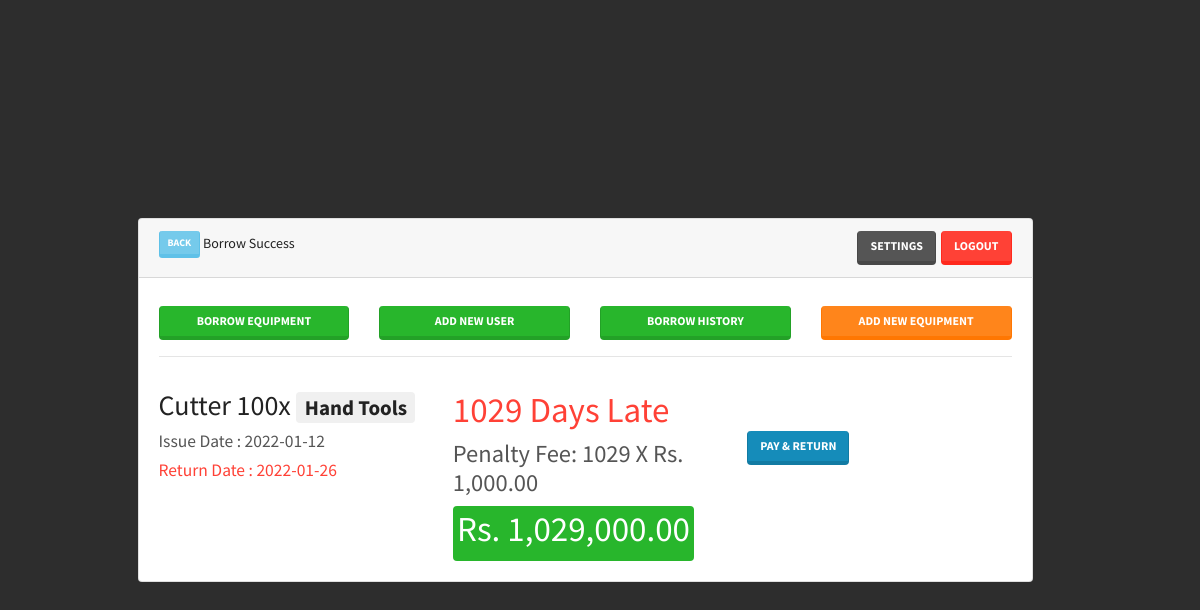
The page /borrow-return.php?id=58 (signed in) on the database its author committed.
### tables this page shows
CREATE TABLE `equipment` (
  `id` int(11) NOT NULL,
  `equipment` varchar(255) DEFAULT NULL,
  `manufacturer` varchar(255) DEFAULT NULL,
  `price` varchar(255) DEFAULT NULL,
  `category` varchar(255) DEFAULT NULL,
  `status` varchar(255) DEFAULT NULL
);

CREATE TABLE `borrowequipment` (
  `id` int(11) NOT NULL,
  `equipmentid` varchar(255) DEFAULT NULL,
  `userid` varchar(255) DEFAULT NULL,
  `issuedate` varchar(255) DEFAULT NULL,
  `returndate` varchar(255) DEFAULT NULL,
  `status` varchar(255) DEFAULT 'pending'
);

CREATE TABLE `settings` (
  `id` int(11) NOT NULL,
  `paneltyfee` varchar(255) DEFAULT NULL,
  `currentpanelty` varchar(255) DEFAULT NULL,
  `totalpanelty` varchar(255) DEFAULT NULL
);

### database/connection.php (called while the page is built, shortened)
<?php
class Databases{
  public function __construct()
  {
       $this->con = mysqli_connect("localhost", "root", "", "equipment");
  }
}
?>

### function.php (called while the page is built, shortened)
<?php
include('database/connection.php');
class Functions{
    public function total_panelty($newfee){
        $data = new Databases;
        $get_panelty = "SELECT * FROM settings WHERE id = '1'";
        $result_getpanelty = mysqli_query($data->con, $get_panelty);
        $update_fee = "UPDATE settings SET currentpanelty ='$newfee' WHERE id = 1";
        if($data->con->query($update_fee) === true){
            return $newfee;
        } else{
            echo "ERROR: Could not able to execute $update_fee. " . $data->con->error;
            return $newfee;
        }
        return $newfee;
    }
}
?>

### borrow-return.php (the view, shortened to what this page needs)
<?php
include('function.php');
$func = new Functions;
require_once('database/connection.php');
$get_fee = "SELECT * FROM `settings` WHERE id = '1'";
$result_getfee = mysqli_query($con, $get_fee);
$row_gellfee = mysqli_fetch_assoc($result_getfee);
$fee = $row_gellfee['paneltyfee'];
$borrowid = $_GET['id'];
$select_borrow_data = "SELECT * FROM `borrowequipment` WHERE id = '$borrowid'";
$select_borrow_data_result = mysqli_query($con, $select_borrow_data);
$row_borrow_data = mysqli_fetch_assoc($select_borrow_data_result);
$equipmentid = $row_borrow_data['equipmentid'];
$returndate = $row_borrow_data['returndate'];
$select_all_equipment = "SELECT * FROM `equipment` WHERE id = '$equipmentid' ORDER BY id DESC LIMIT 1";
$select_all_equipment_result = mysqli_query($con, $select_all_equipment);
$row_equipments = mysqli_fetch_assoc($select_all_equipment_result);
$equipment_title = $row_equipments['equipment'];
$equipment_category = $row_equipments['category'];
$today = date('Y-m-d');
$datetime1 = strtotime($today);
$datetime2 = strtotime($returndate);
$calculate_seconds = $datetime2 - $datetime1;
$days = floor($calculate_seconds / (24 * 60 * 60 ));
?>
<!doctype html>
<html lang="en">
  <head>
    <link rel="stylesheet" href="css/bootstrap-color.min.css" >
    <link rel="stylesheet" href="css/main.css" >
  </head>
  <body>
    <div class="container d-flex h-100">
        <div class="row align-self-center w-100">
            <div class="col-10 mx-auto">
            <div class="card ">
                    <div class="card-header">
                        <a class="btn btn-info btn-sm" href="dashboard.php" role="button"> Back </a>
                        <span>Borrow Success</span>
                        <a class="btn btn-danger" href="logout.php" role="button" style="float: right; margin-left:5px;">LOGOUT</a>
                        <a class="btn btn-dark" href="settings.php" role="button" style="float: right;">Settings</a>
                    </div>
                    <div class="card-body">
                      <div class="row text-center mt-2">
                          <div class="col-md-3 col-6"> <a class="btn btn-success btn-block" href="borrow-equipment.php" role="button">Borrow EQUIPMENT</a> </div>
                          <div class="col-md-3 col-6"> <a class="btn btn-success btn-block" href="add-user.php" role="button">Add new user</a> </div>
                          <div class="col-md-3 col-6"> <a class="btn btn-success btn-block" href="borrow-history.php" role="button">Borrow history</a> </div>
                          <div class="col-md-3 col-6"> <a class="btn btn-warning btn-block" href="add-equipment.php" role="button">Add new EQUIPMENT</a> </div>
                      </div>
                      <hr>
                      <div class="row">
                        <div class="col-12">
                                <div class="row  mt-3">
                                    <div class="col">
                                    <h2> <?php echo $equipment_title; ?> <span class="badge badge-secondary"> <?php echo $equipment_category; ?> </span> </h2>
                                    <h5 class="text-dark"> Issue Date : <?php echo $row_borrow_data['issuedate']; ?> </h5>
                                    <h5 <?php if($days < 0){ echo 'class="text-danger"'; }else{ echo 'class="text-success"'; } ?> > Return Date : <?php echo $row_borrow_data['returndate']; ?> </h5>
                                    </div>
                                   <?php
                                   if($days < 0){
                                     ?>
                                      <div class="col">
                                    <h1 class="text-danger"> <?php $withouddash =  substr($days, 1); echo $withouddash; ?> Days Late </h1>
                                    <h3 class="text-dark"> Penalty Fee: <?php $noofdays = (int)$withouddash;  echo $noofdays;?> X Rs. <?php echo number_format($fee,2); ?> </h3>
                                    <span class="badge badge-success"> <h1> <?php $feecal =  $noofdays*$fee; echo "Rs. ".number_format($func->total_panelty($feecal),2); ?> </h1> </span>
                                    </div>
                                     <?php
                                   }
                                   ?>
                                    <div class="col">
                                    <?php
                                    if($days < 0){
                                      ?> <br> <br> <a class="btn btn-primary " href="borrow-return-query.php?id=<?php echo $borrowid; ?>" role="button">PAY & RETURN</a> <?php
                                    }else{
                                      ?> <a class="btn btn-primary " href="borrow-return-query.php?id=<?php echo $borrowid; ?>" role="button">RETURN</a> <?php
                                    }
                                    ?>
                                    </div>
                                </div>
                        </div>
                      </div>
                    </div>
                </div>
            </div>
        </div>
    </div>
  </body>
</html>

### css/main.css (style rules this page uses)
body,html { height: 100%; background-color: #2d2d2d; }

### rows shown on the page
equipment: equipment "Cutter 100x", category "Hand Tools"
borrowequipment: issuedate "2022-01-12", returndate "2022-01-26", returndate "1029"
settings: paneltyfee "1,000.00"

### other values the page prints
$func->total_panelty($feecal) "1,029,000.00"
